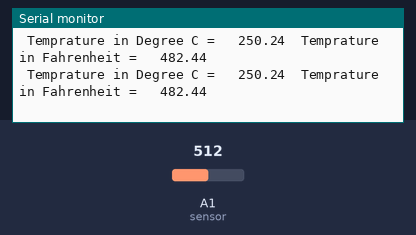
A sketch run on a simulated Arduino Uno, built with avr-gcc and run on an emulated ATmega328P. On the bench: the last lines printed to the serial monitor. The test bench sets the inputs (shaded band); at power-on: A1 (sensor) = 512.

Above: at 1.8 s.
1.9 s: A1 (sensor) set to 716
At 2.5 s:
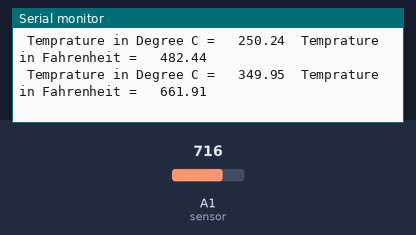
3.4 s: A1 (sensor) set to 900
At 4.7 s:
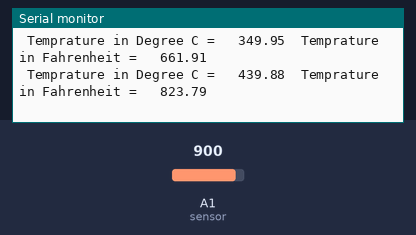
Timing chart, 0 to 6.4 s (numbered marks = the images above; inputs shaded):
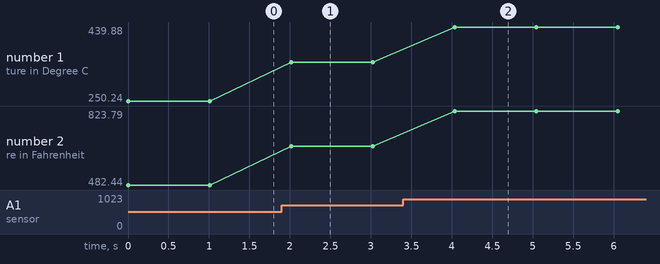

Measured:
- after the input at 1.9 s, the serial monitor: prints a new line after 0.12 s (image 1)
- after the input at 3.4 s, the serial monitor: prints a new line after 0.63 s (image 2)
- plotted number 1: 250.24 → 349.95 after the input at 1.9 s, 349.95 → 439.88 after the input at 3.4 s
- plotted number 2: 482.44 → 661.91 after the input at 1.9 s, 661.91 → 823.79 after the input at 3.4 s

The sketch:

temprature_sensor.ino
```cpp
const int sensor=A1; // Assigning analog pin A1 to variable 'sensor'

float tempc; //variable to store temperature in degree Celsius

float tempf; //variable to store temperature in Fahreinheit

float vout; //temporary variable to hold sensor reading

void setup() {

pinMode(sensor,INPUT); // Configuring sensor pin as input

Serial.begin(9600);

}

void loop() {

vout=analogRead(sensor); //Reading the value from sensor

vout=(vout*500)/1023;

tempc=vout; // Storing value in Degree Celsius

tempf=(vout*1.8)+32; // Converting to Fahrenheit

Serial.print(" Temprature in Degree C = ");

Serial.print("  ");

Serial.print(tempc);

Serial.print(" ");

Serial.print(" Temprature in Fahrenheit = ");

Serial.print("  ");

Serial.print(tempf);

Serial.println();

delay(1000); //Delay of 1 second for the ease of viewing.
}
```
